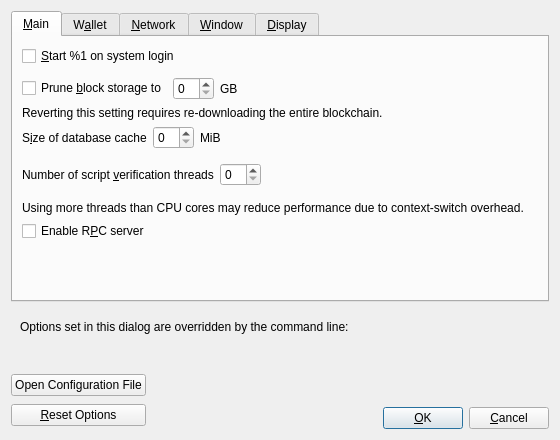
<?xml version="1.0" encoding="UTF-8"?>
<ui version="4.0">
 <class>OptionsDialog</class>
 <widget class="QDialog" name="OptionsDialog">
  <property name="geometry">
   <rect>
    <x>0</x>
    <y>0</y>
    <width>560</width>
    <height>440</height>
   </rect>
  </property>
  <property name="windowTitle">
   <string>Options</string>
  </property>
  <property name="modal">
   <bool>true</bool>
  </property>
  <layout class="QVBoxLayout" name="verticalLayout">
   <item>
    <widget class="QTabWidget" name="tabWidget">
     <property name="currentIndex">
      <number>0</number>
     </property>
     <widget class="QWidget" name="tabMain">
      <attribute name="title">
       <string>&amp;Main</string>
      </attribute>
      <layout class="QVBoxLayout" name="verticalLayout_Main">
       <item>
        <widget class="QCheckBox" name="bitcoinAtStartup">
         <property name="toolTip">
          <string>Automatically start %1 after logging in to the system.</string>
         </property>
         <property name="text">
          <string>&amp;Start %1 on system login</string>
         </property>
        </widget>
       </item>
       <item>
        <spacer name="horizontalSpacer_0_Main">
         <property name="orientation">
          <enum>Qt::Horizontal</enum>
         </property>
         <property name="sizeHint" stdset="0">
          <size>
           <width>40</width>
           <height>5</height>
          </size>
         </property>
        </spacer>
       </item>
       <item>
        <layout class="QHBoxLayout" name="horizontalLayout_Main_Prune">
         <item>
          <widget class="QCheckBox" name="prune">
           <property name="toolTip">
            <string>Enabling pruning significantly reduces the disk space required to store transactions. All blocks are still fully validated. Wallets should be loaded at startup and kept active while pruning is enabled so they stay synchronized before old block data is deleted; wallets that fall behind pruned data may require a reindex. Reverting this setting requires re-downloading the entire blockchain.</string>
           </property>
           <property name="text">
            <string>Prune &amp;block storage to</string>
           </property>
          </widget>
         </item>
         <item>
          <widget class="QSpinBox" name="pruneSize"/>
         </item>
         <item>
          <widget class="QLabel" name="pruneSizeUnitLabel">
           <property name="text">
            <string>GB</string>
           </property>
           <property name="textFormat">
            <enum>Qt::PlainText</enum>
           </property>
          </widget>
         </item>
         <item>
          <spacer name="horizontalSpacer_Main_Prune">
           <property name="orientation">
            <enum>Qt::Horizontal</enum>
           </property>
           <property name="sizeHint" stdset="0">
            <size>
             <width>40</width>
             <height>20</height>
            </size>
           </property>
          </spacer>
         </item>
        </layout>
       </item>
       <item>
        <widget class="QLabel" name="pruneWarning">
         <property name="text">
          <string>Reverting this setting requires re-downloading the entire blockchain.</string>
         </property>
         <property name="textFormat">
          <enum>Qt::PlainText</enum>
         </property>
        </widget>
       </item>
       <item>
        <layout class="QHBoxLayout" name="horizontalLayout_2_Main">
         <item>
          <widget class="QLabel" name="databaseCacheLabel">
           <property name="toolTip">
            <string extracomment="Tooltip text for Options window setting that sets the size of the database cache. Explains the corresponding effects of increasing/decreasing this value.">Maximum database cache size. Make sure you have enough RAM. A larger cache can contribute to faster sync, after which the benefit is less pronounced for most use cases. Lowering the cache size will reduce memory usage. Unused mempool memory is shared for this cache.</string>
           </property>
           <property name="text">
            <string>S&amp;ize of database cache</string>
           </property>
           <property name="textFormat">
            <enum>Qt::PlainText</enum>
           </property>
           <property name="buddy">
            <cstring>databaseCache</cstring>
           </property>
          </widget>
         </item>
         <item>
          <widget class="QSpinBox" name="databaseCache"/>
         </item>
         <item>
          <widget class="QLabel" name="databaseCacheUnitLabel">
           <property name="text">
            <string>MiB</string>
           </property>
           <property name="textFormat">
            <enum>Qt::PlainText</enum>
           </property>
          </widget>
         </item>
         <item>
          <spacer name="horizontalSpacer_2_Main">
           <property name="orientation">
            <enum>Qt::Horizontal</enum>
           </property>
           <property name="sizeHint" stdset="0">
            <size>
             <width>40</width>
             <height>20</height>
            </size>
           </property>
          </spacer>
         </item>
        </layout>
       </item>
       <item>
        <layout class="QHBoxLayout" name="horizontalLayout_Main_VerifyLabel">
         <item>
          <widget class="QLabel" name="threadsScriptVerifLabel">
           <property name="toolTip">
            <string extracomment="Tooltip text for Options window setting that sets the number of script verification threads. Explains that negative values mean to leave these many cores free to the system.">Set the number of script verification threads. Negative values correspond to the number of cores you want to leave free to the system.</string>
           </property>
           <property name="text">
            <string>Number of script &amp;verification threads</string>
           </property>
           <property name="textFormat">
            <enum>Qt::PlainText</enum>
           </property>
           <property name="buddy">
            <cstring>threadsScriptVerif</cstring>
           </property>
          </widget>
         </item>
         <item>
          <widget class="QSpinBox" name="threadsScriptVerif">
           <property name="toolTip">
            <string>(0 = auto, &lt;0 = leave that many cores free)</string>
           </property>
          </widget>
         </item>
         <item>
          <spacer name="horizontalSpacer_Main_Threads">
           <property name="orientation">
            <enum>Qt::Horizontal</enum>
           </property>
           <property name="sizeHint" stdset="0">
            <size>
             <width>40</width>
             <height>40</height>
            </size>
           </property>
          </spacer>
         </item>
        </layout>
       </item>
       <item>
        <widget class="QLabel" name="threadsWarning">
         <property name="text">
          <string>Using more threads than CPU cores may reduce performance due to context-switch overhead.</string>
         </property>
         <property name="textFormat">
          <enum>Qt::PlainText</enum>
         </property>
        </widget>
       </item>
       <item>
        <widget class="QCheckBox" name="enableServer">
         <property name="toolTip">
          <string extracomment="Tooltip text for Options window setting that enables the RPC server.">This allows you or a third party tool to communicate with the node through command-line and JSON-RPC commands.</string>
         </property>
         <property name="text">
          <string extracomment="An Options window setting to enable the RPC server.">Enable R&amp;PC server</string>
         </property>
        </widget>
       </item>
       <item>
        <spacer name="verticalSpacer_Main">
         <property name="orientation">
          <enum>Qt::Vertical</enum>
         </property>
         <property name="sizeHint" stdset="0">
          <size>
           <width>20</width>
           <height>40</height>
          </size>
         </property>
        </spacer>
       </item>
      </layout>
     </widget>
     <widget class="QWidget" name="tabWallet">
      <attribute name="title">
       <string>W&amp;allet</string>
      </attribute>
      <layout class="QVBoxLayout" name="verticalLayout_Wallet">
       <item>
        <widget class="QCheckBox" name="subFeeFromAmount">
         <property name="toolTip">
          <string extracomment="Tooltip text for Options window setting that sets subtracting the fee from a sending amount as default.">Whether to set subtract fee from amount as default or not.</string>
         </property>
         <property name="text">
          <string extracomment="An Options window setting to set subtracting the fee from a sending amount as default.">Subtract &amp;fee from amount by default</string>
         </property>
        </widget>
       </item>
       <item>
        <widget class="QGroupBox" name="groupBox">
         <property name="title">
          <string>Expert</string>
         </property>
         <layout class="QVBoxLayout" name="verticalLayout_2">
          <item>
           <widget class="QCheckBox" name="coinControlFeatures">
            <property name="toolTip">
             <string>Whether to show coin control features or not.</string>
            </property>
            <property name="text">
             <string>Enable co&amp;in control features</string>
            </property>
           </widget>
          </item>
          <item>
           <widget class="QCheckBox" name="spendZeroConfChange">
            <property name="toolTip">
             <string>If you disable the spending of unconfirmed change, the change from a transaction cannot be used until that transaction has at least one confirmation. This also affects how your balance is computed.</string>
            </property>
            <property name="text">
             <string>&amp;Spend unconfirmed change</string>
            </property>
           </widget>
          </item>
          <item>
           <widget class="QCheckBox" name="m_enable_psbt_controls">
            <property name="text">
             <string extracomment="An options window setting to enable PSBT controls.">Enable &amp;PSBT controls</string>
            </property>
            <property name="toolTip">
             <string extracomment="Tooltip text for options window setting that enables PSBT controls.">Whether to show PSBT controls.</string>
            </property>
           </widget>
          </item>
         </layout>
        </widget>
       </item>
       <item>
        <widget class="QGroupBox" name="groupBoxHww">
         <property name="title">
          <string>External Signer (e.g. hardware wallet)</string>
         </property>
         <layout class="QVBoxLayout" name="verticalLayoutHww">
          <item>
           <layout class="QHBoxLayout" name="horizontalLayoutHww">
            <item>
             <widget class="QLabel" name="externalSignerPathLabel">
              <property name="text">
               <string>&amp;External signer script path</string>
              </property>
              <property name="buddy">
               <cstring>externalSignerPath</cstring>
              </property>
             </widget>
            </item>
            <item>
             <widget class="QLineEdit" name="externalSignerPath">
              <property name="toolTip">
               <string>Full path to a %1 compatible script (e.g. C:\Downloads\hwi.exe or /Users/you/Downloads/hwi.py). Beware: malware can steal your coins!</string>
              </property>
             </widget>
            </item>
           </layout>
          </item>
         </layout>
        </widget>
       </item>
       <item>
        <spacer name="verticalSpacer_Wallet">
         <property name="orientation">
          <enum>Qt::Vertical</enum>
         </property>
         <property name="sizeHint" stdset="0">
          <size>
           <width>20</width>
           <height>40</height>
          </size>
         </property>
        </spacer>
       </item>
      </layout>
     </widget>
     <widget class="QWidget" name="tabNetwork">
      <attribute name="title">
       <string>&amp;Network</string>
      </attribute>
      <layout class="QVBoxLayout" name="verticalLayout_Network">
       <item>
        <widget class="QCheckBox" name="mapPortUpnp">
         <property name="toolTip">
          <string>Automatically open the Bitcoin client port on the router. This only works when your router supports UPnP and it is enabled.</string>
         </property>
         <property name="text">
          <string>Map port using &amp;UPnP</string>
         </property>
        </widget>
       </item>
       <item>
        <widget class="QCheckBox" name="mapPortNatpmp">
         <property name="toolTip">
          <string>Automatically open the Bitcoin client port on the router. This only works when your router supports PCP or NAT-PMP and it is enabled. The external port could be random.</string>
         </property>
         <property name="text">
          <string>Map port using PCP or NA&amp;T-PMP</string>
         </property>
        </widget>
       </item>
       <item>
        <widget class="QCheckBox" name="allowIncoming">
         <property name="toolTip">
          <string>Accept connections from outside.</string>
         </property>
         <property name="text">
          <string>Allow incomin&amp;g connections</string>
         </property>
        </widget>
       </item>
       <item>
        <widget class="QCheckBox" name="connectSocks">
         <property name="toolTip">
          <string>Connect to the Bitcoin network through a SOCKS5 proxy.</string>
         </property>
         <property name="text">
          <string>Connect through &amp;SOCKS5 proxy (default proxy):</string>
         </property>
        </widget>
       </item>
       <item>
        <layout class="QHBoxLayout" name="horizontalLayout_1_Network">
         <item>
          <widget class="QLabel" name="proxyIpLabel">
           <property name="text">
            <string>Proxy &amp;IP:</string>
           </property>
           <property name="textFormat">
            <enum>Qt::PlainText</enum>
           </property>
           <property name="buddy">
            <cstring>proxyIp</cstring>
           </property>
          </widget>
         </item>
         <item>
          <widget class="QValidatedLineEdit" name="proxyIp">
           <property name="minimumSize">
            <size>
             <width>140</width>
             <height>0</height>
            </size>
           </property>
           <property name="maximumSize">
            <size>
             <width>140</width>
             <height>16777215</height>
            </size>
           </property>
           <property name="toolTip">
            <string>IP address of the proxy (e.g. IPv4: 127.0.0.1 / IPv6: ::1)</string>
           </property>
          </widget>
         </item>
         <item>
          <widget class="QLabel" name="proxyPortLabel">
           <property name="text">
            <string>&amp;Port:</string>
           </property>
           <property name="textFormat">
            <enum>Qt::PlainText</enum>
           </property>
           <property name="buddy">
            <cstring>proxyPort</cstring>
           </property>
          </widget>
         </item>
         <item>
          <widget class="QLineEdit" name="proxyPort">
           <property name="minimumSize">
            <size>
             <width>55</width>
             <height>0</height>
            </size>
           </property>
           <property name="maximumSize">
            <size>
             <width>55</width>
             <height>16777215</height>
            </size>
           </property>
           <property name="toolTip">
            <string>Port of the proxy (e.g. 9050)</string>
           </property>
          </widget>
         </item>
         <item>
          <spacer name="horizontalSpacer_1_Network">
           <property name="orientation">
            <enum>Qt::Horizontal</enum>
           </property>
           <property name="sizeHint" stdset="0">
            <size>
             <width>40</width>
             <height>20</height>
            </size>
           </property>
          </spacer>
         </item>
        </layout>
       </item>
       <item>
        <layout class="QHBoxLayout" name="horizontalLayout_2_Network">
         <item>
          <widget class="QLabel" name="proxyActiveNets">
           <property name="text">
            <string>Used for reaching peers via:</string>
           </property>
           <property name="textFormat">
            <enum>Qt::PlainText</enum>
           </property>
          </widget>
         </item>
         <item>
          <widget class="QCheckBox" name="proxyReachIPv4">
           <property name="enabled">
            <bool>false</bool>
           </property>
           <property name="toolTip">
            <string>Shows if the supplied default SOCKS5 proxy is used to reach peers via this network type.</string>
           </property>
           <property name="text">
            <string/>
           </property>
          </widget>
         </item>
         <item>
          <widget class="QLabel" name="proxyReachIPv4Label">
           <property name="text">
            <string>IPv4</string>
           </property>
           <property name="textFormat">
            <enum>Qt::PlainText</enum>
           </property>
          </widget>
         </item>
         <item>
          <widget class="QCheckBox" name="proxyReachIPv6">
           <property name="enabled">
            <bool>false</bool>
           </property>
           <property name="toolTip">
            <string>Shows if the supplied default SOCKS5 proxy is used to reach peers via this network type.</string>
           </property>
           <property name="text">
            <string/>
           </property>
          </widget>
         </item>
         <item>
          <widget class="QLabel" name="proxyReachIPv6Label">
           <property name="text">
            <string>IPv6</string>
           </property>
           <property name="textFormat">
            <enum>Qt::PlainText</enum>
           </property>
          </widget>
         </item>
         <item>
          <widget class="QCheckBox" name="proxyReachTor">
           <property name="enabled">
            <bool>false</bool>
           </property>
           <property name="toolTip">
            <string>Shows if the supplied default SOCKS5 proxy is used to reach peers via this network type.</string>
           </property>
           <property name="text">
            <string/>
           </property>
          </widget>
         </item>
         <item>
          <widget class="QLabel" name="proxyReachTorLabel">
           <property name="text">
            <string>Tor</string>
           </property>
           <property name="textFormat">
            <enum>Qt::PlainText</enum>
           </property>
          </widget>
         </item>
         <item>
          <spacer name="horizontalSpacer_2_Network">
           <property name="orientation">
            <enum>Qt::Horizontal</enum>
           </property>
           <property name="sizeHint" stdset="0">
            <size>
             <width>40</width>
             <height>20</height>
            </size>
           </property>
          </spacer>
         </item>
        </layout>
       </item>
       <item>
        <widget class="QCheckBox" name="connectSocksTor">
         <property name="toolTip">
          <string>Connect to the Bitcoin network through a separate SOCKS5 proxy for Tor onion services.</string>
         </property>
         <property name="text">
          <string>Use separate SOCKS&amp;5 proxy to reach peers via Tor onion services:</string>
         </property>
        </widget>
       </item>
       <item>
        <layout class="QHBoxLayout" name="horizontalLayout_3_Network">
         <item>
          <widget class="QLabel" name="proxyIpTorLabel">
           <property name="text">
            <string>Proxy &amp;IP:</string>
           </property>
           <property name="textFormat">
            <enum>Qt::PlainText</enum>
           </property>
           <property name="buddy">
            <cstring>proxyIpTor</cstring>
           </property>
          </widget>
         </item>
         <item>
          <widget class="QValidatedLineEdit" name="proxyIpTor">
           <property name="minimumSize">
            <size>
             <width>140</width>
             <height>0</height>
            </size>
           </property>
           <property name="maximumSize">
            <size>
             <width>140</width>
             <height>16777215</height>
            </size>
           </property>
           <property name="toolTip">
            <string>IP address of the proxy (e.g. IPv4: 127.0.0.1 / IPv6: ::1)</string>
           </property>
          </widget>
         </item>
         <item>
          <widget class="QLabel" name="proxyPortTorLabel">
           <property name="text">
            <string>&amp;Port:</string>
           </property>
           <property name="textFormat">
            <enum>Qt::PlainText</enum>
           </property>
           <property name="buddy">
            <cstring>proxyPortTor</cstring>
           </property>
          </widget>
         </item>
         <item>
          <widget class="QLineEdit" name="proxyPortTor">
           <property name="minimumSize">
            <size>
             <width>55</width>
             <height>0</height>
            </size>
           </property>
           <property name="maximumSize">
            <size>
             <width>55</width>
             <height>16777215</height>
            </size>
           </property>
           <property name="toolTip">
            <string>Port of the proxy (e.g. 9050)</string>
           </property>
          </widget>
         </item>
         <item>
          <spacer name="horizontalSpacer_4_Network">
           <property name="orientation">
            <enum>Qt::Horizontal</enum>
           </property>
           <property name="sizeHint" stdset="0">
            <size>
             <width>40</width>
             <height>20</height>
            </size>
           </property>
          </spacer>
         </item>
        </layout>
       </item>
       <item>
        <spacer name="verticalSpacer_Network">
         <property name="orientation">
          <enum>Qt::Vertical</enum>
         </property>
         <property name="sizeHint" stdset="0">
          <size>
           <width>20</width>
           <height>40</height>
          </size>
         </property>
        </spacer>
       </item>
      </layout>
     </widget>
     <widget class="QWidget" name="tabWindow">
      <attribute name="title">
       <string>&amp;Window</string>
      </attribute>
      <layout class="QVBoxLayout" name="verticalLayout_Window">
       <item>
        <widget class="QCheckBox" name="showTrayIcon">
         <property name="toolTip">
          <string>Show the icon in the system tray.</string>
         </property>
         <property name="text">
          <string>&amp;Show tray icon</string>
         </property>
         <property name="checked">
          <bool>true</bool>
         </property>
        </widget>
       </item>
       <item>
        <widget class="QCheckBox" name="minimizeToTray">
         <property name="toolTip">
          <string>Show only a tray icon after minimizing the window.</string>
         </property>
         <property name="text">
          <string>Minimize to the &amp;tray instead of the taskbar</string>
         </property>
        </widget>
       </item>
       <item>
        <widget class="QCheckBox" name="minimizeOnClose">
         <property name="toolTip">
          <string>Minimize instead of exit the application when the window is closed. When this option is enabled, the application will be closed only after selecting Exit in the menu.</string>
         </property>
         <property name="text">
          <string>M&amp;inimize on close</string>
         </property>
        </widget>
       </item>
       <item>
        <spacer name="verticalSpacer_Window">
         <property name="orientation">
          <enum>Qt::Vertical</enum>
         </property>
         <property name="sizeHint" stdset="0">
          <size>
           <width>20</width>
           <height>40</height>
          </size>
         </property>
        </spacer>
       </item>
      </layout>
     </widget>
     <widget class="QWidget" name="tabDisplay">
      <attribute name="title">
       <string>&amp;Display</string>
      </attribute>
      <layout class="QVBoxLayout" name="verticalLayout_Display">
       <item>
        <layout class="QHBoxLayout" name="horizontalLayout_1_Display">
         <item>
          <widget class="QLabel" name="langLabel">
           <property name="text">
            <string>User Interface &amp;language:</string>
           </property>
           <property name="textFormat">
            <enum>Qt::PlainText</enum>
           </property>
           <property name="buddy">
            <cstring>lang</cstring>
           </property>
          </widget>
         </item>
         <item>
          <widget class="QValueComboBox" name="lang">
           <property name="toolTip">
            <string>The user interface language can be set here. This setting will take effect after restarting %1.</string>
           </property>
          </widget>
         </item>
        </layout>
       </item>
       <item>
        <layout class="QHBoxLayout" name="horizontalLayout_2_Display">
         <item>
          <widget class="QLabel" name="unitLabel">
           <property name="text">
            <string>&amp;Unit to show amounts in:</string>
           </property>
           <property name="textFormat">
            <enum>Qt::PlainText</enum>
           </property>
           <property name="buddy">
            <cstring>unit</cstring>
           </property>
          </widget>
         </item>
         <item>
          <widget class="QValueComboBox" name="unit">
           <property name="toolTip">
            <string>Choose the default subdivision unit to show in the interface and when sending coins.</string>
           </property>
          </widget>
         </item>
        </layout>
       </item>
       <item>
        <layout class="QHBoxLayout" name="horizontalLayout_3_Display">
         <item>
          <widget class="QLabel" name="thirdPartyTxUrlsLabel">
           <property name="toolTip">
            <string>Third-party URLs (e.g. a block explorer) that appear in the transactions tab as context menu items. %s in the URL is replaced by transaction hash. Multiple URLs are separated by vertical bar |.</string>
           </property>
           <property name="text">
            <string>&amp;Third-party transaction URLs:</string>
           </property>
           <property name="buddy">
            <cstring>thirdPartyTxUrls</cstring>
           </property>
          </widget>
         </item>
         <item>
          <widget class="QLineEdit" name="thirdPartyTxUrls">
           <property name="toolTip">
            <string>Third-party URLs (e.g. a block explorer) that appear in the transactions tab as context menu items. %s in the URL is replaced by transaction hash. Multiple URLs are separated by vertical bar |.</string>
           </property>
           <property name="placeholderText">
            <string notr="true">https://example.com/tx/%s</string>
           </property>
          </widget>
         </item>
        </layout>
       </item>
       <item>
        <layout class="QHBoxLayout" name="horizontalLayout_4_Display">
         <item>
          <widget class="QLabel" name="moneyFontLabel">
           <property name="text">
            <string>Font for amounts: </string>
           </property>
           <property name="buddy">
            <cstring>moneyFont</cstring>
           </property>
          </widget>
         </item>
         <item>
          <widget class="QComboBox" name="moneyFont"/>
         </item>
         <item>
          <widget class="QLabel" name="moneyFont_preview">
           <property name="text">
            <string notr="true">111.11111111 BTC
909.09090909 BTC</string>
           </property>
          </widget>
         </item>
        </layout>
       </item>
       <item>
        <layout class="QHBoxLayout" name="horizontalLayout_qrFont">
         <item>
          <widget class="QLabel" name="qrFontLabel">
           <property name="text">
            <string>Font in QR Codes: </string>
           </property>
           <property name="buddy">
            <cstring>qrFont</cstring>
           </property>
          </widget>
         </item>
         <item>
          <widget class="QComboBox" name="qrFont"/>
         </item>
         <item>
          <widget class="QLabel" name="qrFont_preview">
           <property name="text">
            <string notr="true">1NS17iag9jJgT…
bc1p2q3rvn3gp…</string>
           </property>
          </widget>
         </item>
        </layout>
       </item>
       <item>
        <widget class="QCheckBox" name="peersTabAlternatingRowColors">
         <property name="toolTip">
          <string>Alternate the row colors for the &quot;Peers&quot; and &quot;Banned peers&quot; tables in the Peers tab.</string>
         </property>
         <property name="text">
          <string>Alternate row colors in the Peers tab</string>
         </property>
        </widget>
       </item>
       <item>
        <spacer name="verticalSpacer_Display">
         <property name="orientation">
          <enum>Qt::Vertical</enum>
         </property>
         <property name="sizeHint" stdset="0">
          <size>
           <width>20</width>
           <height>40</height>
          </size>
         </property>
        </spacer>
       </item>
      </layout>
     </widget>
    </widget>
   </item>
   <item>
    <widget class="QFrame" name="frame">
     <layout class="QVBoxLayout" name="verticalLayout_Bottom">
      <item>
       <layout class="QHBoxLayout" name="horizontalLayout_Bottom">
        <item>
         <widget class="QLabel" name="overriddenByCommandLineInfoLabel">
          <property name="text">
           <string>Options set in this dialog are overridden by the command line:</string>
          </property>
          <property name="textFormat">
           <enum>Qt::PlainText</enum>
          </property>
         </widget>
        </item>
        <item>
         <spacer name="horizontalSpacer_Bottom">
          <property name="orientation">
           <enum>Qt::Horizontal</enum>
          </property>
          <property name="sizeHint" stdset="0">
           <size>
            <width>40</width>
            <height>20</height>
           </size>
          </property>
         </spacer>
        </item>
       </layout>
      </item>
      <item>
       <widget class="QLabel" name="overriddenByCommandLineLabel">
        <property name="text">
         <string/>
        </property>
        <property name="textFormat">
         <enum>Qt::PlainText</enum>
        </property>
        <property name="wordWrap">
         <bool>true</bool>
        </property>
       </widget>
      </item>
     </layout>
    </widget>
   </item>
   <item>
    <layout class="QHBoxLayout" name="horizontalLayout_Buttons">
     <item>
      <layout class="QVBoxLayout" name="verticalLayout_Buttons">
       <item>
        <widget class="QPushButton" name="openBitcoinConfButton">
         <property name="toolTip">
          <string>Open the %1 configuration file from the working directory.</string>
         </property>
         <property name="text">
          <string>Open Configuration File</string>
         </property>
         <property name="autoDefault">
          <bool>false</bool>
         </property>
        </widget>
       </item>
       <item>
        <widget class="QPushButton" name="resetButton">
         <property name="toolTip">
          <string>Reset all client options to default.</string>
         </property>
         <property name="text">
          <string>&amp;Reset Options</string>
         </property>
         <property name="autoDefault">
          <bool>false</bool>
         </property>
        </widget>
       </item>
      </layout>
     </item>
     <item>
      <spacer name="horizontalSpacer_1">
       <property name="orientation">
        <enum>Qt::Horizontal</enum>
       </property>
       <property name="sizeHint" stdset="0">
        <size>
         <width>40</width>
         <height>48</height>
        </size>
       </property>
      </spacer>
     </item>
     <item>
      <widget class="QLabel" name="statusLabel">
       <property name="minimumSize">
        <size>
         <width>200</width>
         <height>0</height>
        </size>
       </property>
       <property name="font">
        <font>
         <weight>75</weight>
         <bold>true</bold>
        </font>
       </property>
       <property name="text">
        <string/>
       </property>
       <property name="textFormat">
        <enum>Qt::PlainText</enum>
       </property>
       <property name="wordWrap">
        <bool>true</bool>
       </property>
      </widget>
     </item>
     <item>
      <spacer name="horizontalSpacer_2">
       <property name="orientation">
        <enum>Qt::Horizontal</enum>
       </property>
       <property name="sizeHint" stdset="0">
        <size>
         <width>40</width>
         <height>48</height>
        </size>
       </property>
      </spacer>
     </item>
     <item>
      <layout class="QVBoxLayout" name="verticalLayout_4">
       <item>
        <spacer name="verticalSpacer">
         <property name="orientation">
          <enum>Qt::Vertical</enum>
         </property>
         <property name="sizeHint" stdset="0">
          <size>
           <width>20</width>
           <height>40</height>
          </size>
         </property>
        </spacer>
       </item>
       <item>
        <layout class="QHBoxLayout" name="horizontalLayout">
         <item>
          <widget class="QPushButton" name="okButton">
           <property name="text">
            <string>&amp;OK</string>
           </property>
           <property name="autoDefault">
            <bool>false</bool>
           </property>
           <property name="default">
            <bool>true</bool>
           </property>
          </widget>
         </item>
         <item>
          <widget class="QPushButton" name="cancelButton">
           <property name="text">
            <string>&amp;Cancel</string>
           </property>
           <property name="autoDefault">
            <bool>false</bool>
           </property>
          </widget>
         </item>
        </layout>
       </item>
      </layout>
     </item>
    </layout>
   </item>
  </layout>
 </widget>
 <customwidgets>
  <customwidget>
   <class>QValidatedLineEdit</class>
   <extends>QLineEdit</extends>
   <header>qt/qvalidatedlineedit.h</header>
  </customwidget>
  <customwidget>
   <class>QValueComboBox</class>
   <extends>QComboBox</extends>
   <header>qt/qvaluecombobox.h</header>
  </customwidget>
 </customwidgets>
 <resources/>
 <connections/>
</ui>
